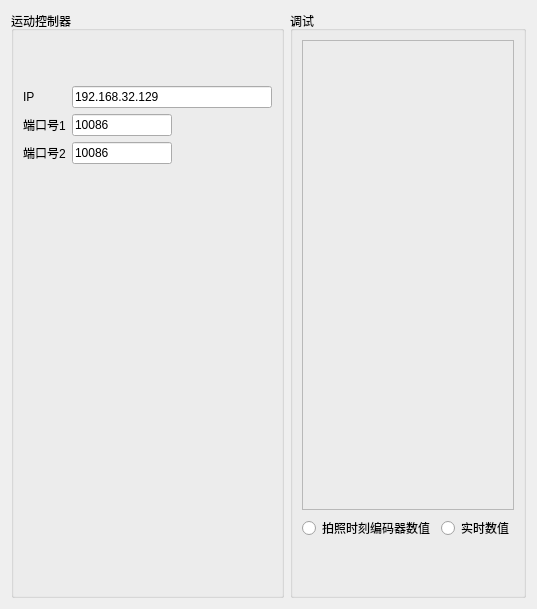
      <widget class="QWidget" name="tab_MC">
       <attribute name="title">
        <string>运动控制器</string>
       </attribute>
       <layout class="QHBoxLayout" name="horizontalLayout_11" stretch="1,2">
        <item>
         <widget class="QGroupBox" name="gb_MC">
          <property name="title">
           <string>运动控制器</string>
          </property>
          <layout class="QGridLayout" name="gridLayout_11">
           <item row="0" column="0">
            <layout class="QVBoxLayout" name="verticalLayout_4">
             <item>
              <layout class="QHBoxLayout" name="horizontalLayout_20">
               <item>
                <widget class="QPushButton" name="btn_MCSave">
                 <property name="sizePolicy">
                  <sizepolicy hsizetype="Fixed" vsizetype="Fixed">
                   <horstretch>0</horstretch>
                   <verstretch>0</verstretch>
                  </sizepolicy>
                 </property>
                 <property name="minimumSize">
                  <size>
                   <width>40</width>
                   <height>40</height>
                  </size>
                 </property>
                 <property name="maximumSize">
                  <size>
                   <width>40</width>
                   <height>40</height>
                  </size>
                 </property>
                 <property name="styleSheet">
                  <string notr="true"/>
                 </property>
                 <property name="text">
                  <string/>
                 </property>
                 <property name="icon">
                  <iconset resource="../../Resources.qrc">
                   <normaloff>:/Images/save.png</normaloff>:/Images/save.png</iconset>
                 </property>
                 <property name="iconSize">
                  <size>
                   <width>40</width>
                   <height>40</height>
                  </size>
                 </property>
                 <property name="autoRepeat">
                  <bool>false</bool>
                 </property>
                 <property name="autoExclusive">
                  <bool>false</bool>
                 </property>
                 <property name="flat">
                  <bool>true</bool>
                 </property>
                </widget>
               </item>
               <item>
                <spacer name="horizontalSpacer_16">
                 <property name="orientation">
                  <enum>Qt::Horizontal</enum>
                 </property>
                 <property name="sizeHint" stdset="0">
                  <size>
                   <width>40</width>
                   <height>20</height>
                  </size>
                 </property>
                </spacer>
               </item>
              </layout>
             </item>
             <item>
              <layout class="QGridLayout" name="gridLayout_4">
               <item row="0" column="0">
                <widget class="QLabel" name="label_29">
                 <property name="maximumSize">
                  <size>
                   <width>120</width>
                   <height>16777215</height>
                  </size>
                 </property>
                 <property name="text">
                  <string>IP</string>
                 </property>
                </widget>
               </item>
               <item row="0" column="1">
                <widget class="QLineEdit" name="edit_MCIP">
                 <property name="minimumSize">
                  <size>
                   <width>200</width>
                   <height>0</height>
                  </size>
                 </property>
                 <property name="maximumSize">
                  <size>
                   <width>180</width>
                   <height>16777215</height>
                  </size>
                 </property>
                 <property name="text">
                  <string>192.168.32.129</string>
                 </property>
                </widget>
               </item>
               <item row="1" column="0">
                <widget class="QLabel" name="label_30">
                 <property name="maximumSize">
                  <size>
                   <width>120</width>
                   <height>16777215</height>
                  </size>
                 </property>
                 <property name="text">
                  <string>端口号1</string>
                 </property>
                </widget>
               </item>
               <item row="1" column="1">
                <widget class="QLineEdit" name="edit_MCPort">
                 <property name="minimumSize">
                  <size>
                   <width>80</width>
                   <height>0</height>
                  </size>
                 </property>
                 <property name="maximumSize">
                  <size>
                   <width>100</width>
                   <height>16777215</height>
                  </size>
                 </property>
                 <property name="text">
                  <string>10086</string>
                 </property>
                </widget>
               </item>
               <item row="2" column="0">
                <widget class="QLabel" name="label_31">
                 <property name="maximumSize">
                  <size>
                   <width>120</width>
                   <height>16777215</height>
                  </size>
                 </property>
                 <property name="text">
                  <string>端口号2</string>
                 </property>
                </widget>
               </item>
               <item row="2" column="1">
                <widget class="QLineEdit" name="edit_MCPort_2">
                 <property name="minimumSize">
                  <size>
                   <width>80</width>
                   <height>0</height>
                  </size>
                 </property>
                 <property name="maximumSize">
                  <size>
                   <width>100</width>
                   <height>16777215</height>
                  </size>
                 </property>
                 <property name="text">
                  <string>10086</string>
                 </property>
                </widget>
               </item>
              </layout>
             </item>
            </layout>
           </item>
           <item row="1" column="0">
            <spacer name="verticalSpacer_2">
             <property name="orientation">
              <enum>Qt::Vertical</enum>
             </property>
             <property name="sizeHint" stdset="0">
              <size>
               <width>20</width>
               <height>422</height>
              </size>
             </property>
            </spacer>
           </item>
          </layout>
         </widget>
        </item>
        <item>
         <widget class="QGroupBox" name="gpb_mcdebug">
          <property name="title">
           <string>调试</string>
          </property>
          <layout class="QGridLayout" name="gridLayout_10">
           <item row="0" column="0">
            <layout class="QVBoxLayout" name="verticalLayout_3" stretch="5,1,1">
             <item>
              <widget class="QLabel" name="lbl_MCMsg">
               <property name="minimumSize">
                <size>
                 <width>0</width>
                 <height>0</height>
                </size>
               </property>
               <property name="font">
                <font>
                 <pointsize>12</pointsize>
                </font>
               </property>
               <property name="layoutDirection">
                <enum>Qt::LeftToRight</enum>
               </property>
               <property name="styleSheet">
                <string notr="true"/>
               </property>
               <property name="frameShape">
                <enum>QFrame::StyledPanel</enum>
               </property>
               <property name="frameShadow">
                <enum>QFrame::Raised</enum>
               </property>
               <property name="lineWidth">
                <number>1</number>
               </property>
               <property name="text">
                <string/>
               </property>
               <property name="alignment">
                <set>Qt::AlignLeading|Qt::AlignLeft|Qt::AlignTop</set>
               </property>
              </widget>
             </item>
             <item>
              <layout class="QHBoxLayout" name="horizontalLayout_10">
               <item>
                <widget class="QRadioButton" name="rb_ChainCode">
                 <property name="text">
                  <string>拍照时刻编码器数值</string>
                 </property>
                </widget>
               </item>
               <item>
                <widget class="QRadioButton" name="rb_RealTime">
                 <property name="text">
                  <string>实时数值</string>
                 </property>
                </widget>
               </item>
              </layout>
             </item>
             <item>
              <layout class="QHBoxLayout" name="horizontalLayout_7">
               <item>
                <spacer name="horizontalSpacer_7">
                 <property name="orientation">
                  <enum>Qt::Horizontal</enum>
                 </property>
                 <property name="sizeHint" stdset="0">
                  <size>
                   <width>40</width>
                   <height>20</height>
                  </size>
                 </property>
                </spacer>
               </item>
               <item>
                <widget class="QPushButton" name="btn_MCConnect">
                 <property name="sizePolicy">
                  <sizepolicy hsizetype="Fixed" vsizetype="Fixed">
                   <horstretch>0</horstretch>
                   <verstretch>0</verstretch>
                  </sizepolicy>
                 </property>
                 <property name="minimumSize">
                  <size>
                   <width>40</width>
                   <height>40</height>
                  </size>
                 </property>
                 <property name="maximumSize">
                  <size>
                   <width>40</width>
                   <height>40</height>
                  </size>
                 </property>
                 <property name="toolTip">
                  <string>连接</string>
                 </property>
                 <property name="styleSheet">
                  <string notr="true"/>
                 </property>
                 <property name="text">
                  <string/>
                 </property>
                 <property name="icon">
                  <iconset resource="../../Resources.qrc">
                   <normaloff>:/Images/start.png</normaloff>:/Images/start.png</iconset>
                 </property>
                 <property name="iconSize">
                  <size>
                   <width>40</width>
                   <height>40</height>
                  </size>
                 </property>
                 <property name="autoRepeat">
                  <bool>false</bool>
                 </property>
                 <property name="autoExclusive">
                  <bool>false</bool>
                 </property>
                 <property name="flat">
                  <bool>true</bool>
                 </property>
                </widget>
               </item>
               <item>
                <widget class="QPushButton" name="btn_MCSend">
                 <property name="sizePolicy">
                  <sizepolicy hsizetype="Fixed" vsizetype="Fixed">
                   <horstretch>0</horstretch>
                   <verstretch>0</verstretch>
                  </sizepolicy>
                 </property>
                 <property name="minimumSize">
                  <size>
                   <width>40</width>
                   <height>40</height>
                  </size>
                 </property>
                 <property name="maximumSize">
                  <size>
                   <width>40</width>
                   <height>40</height>
                  </size>
                 </property>
                 <property name="toolTip">
                  <string>发送</string>
                 </property>
                 <property name="styleSheet">
                  <string notr="true"/>
                 </property>
                 <property name="text">
                  <string/>
                 </property>
                 <property name="icon">
                  <iconset resource="../../Resources.qrc">
                   <normaloff>:/Images/send.png</normaloff>:/Images/send.png</iconset>
                 </property>
                 <property name="iconSize">
                  <size>
                   <width>40</width>
                   <height>40</height>
                  </size>
                 </property>
                 <property name="autoRepeat">
                  <bool>false</bool>
                 </property>
                 <property name="autoExclusive">
                  <bool>false</bool>
                 </property>
                 <property name="flat">
                  <bool>true</bool>
                 </property>
                </widget>
               </item>
               <item>
                <widget class="QPushButton" name="btn_MCReset">
                 <property name="sizePolicy">
                  <sizepolicy hsizetype="Fixed" vsizetype="Fixed">
                   <horstretch>0</horstretch>
                   <verstretch>0</verstretch>
                  </sizepolicy>
                 </property>
                 <property name="minimumSize">
                  <size>
                   <width>40</width>
                   <height>40</height>
                  </size>
                 </property>
                 <property name="maximumSize">
                  <size>
                   <width>40</width>
                   <height>40</height>
                  </size>
                 </property>
                 <property name="toolTip">
                  <string>清空</string>
                 </property>
                 <property name="styleSheet">
                  <string notr="true"/>
                 </property>
                 <property name="text">
                  <string/>
                 </property>
                 <property name="icon">
                  <iconset resource="../../Resources.qrc">
                   <normaloff>:/Images/reset.png</normaloff>:/Images/reset.png</iconset>
                 </property>
                 <property name="iconSize">
                  <size>
                   <width>40</width>
                   <height>40</height>
                  </size>
                 </property>
                 <property name="autoRepeat">
                  <bool>false</bool>
                 </property>
                 <property name="autoExclusive">
                  <bool>false</bool>
                 </property>
                 <property name="flat">
                  <bool>true</bool>
                 </property>
                </widget>
               </item>
              </layout>
             </item>
            </layout>
           </item>
          </layout>
         </widget>
        </item>
       </layout>
      </widget>
